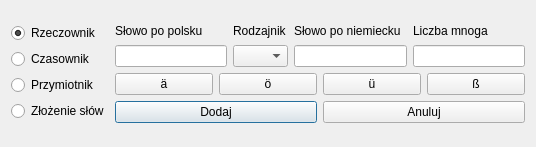
<?xml version="1.0" encoding="UTF-8"?>
<ui version="4.0">
 <class>AddWordDialog</class>
 <widget class="QDialog" name="AddWordDialog">
  <property name="geometry">
   <rect>
    <x>0</x>
    <y>0</y>
    <width>536</width>
    <height>147</height>
   </rect>
  </property>
  <property name="windowTitle">
   <string>Dialog</string>
  </property>
  <layout class="QVBoxLayout" name="verticalLayout_3">
   <item>
    <layout class="QHBoxLayout" name="horizontalLayout_3">
     <item>
      <layout class="QVBoxLayout" name="verticalLayout_2">
       <item>
        <widget class="QRadioButton" name="radioButton_Rzeczownik">
         <property name="text">
          <string>Rzeczownik</string>
         </property>
         <property name="checked">
          <bool>true</bool>
         </property>
        </widget>
       </item>
       <item>
        <widget class="QRadioButton" name="radioButton_Czasownik">
         <property name="text">
          <string>Czasownik</string>
         </property>
         <property name="checked">
          <bool>false</bool>
         </property>
        </widget>
       </item>
       <item>
        <widget class="QRadioButton" name="radioButton_Przymiotnik">
         <property name="text">
          <string>Przymiotnik</string>
         </property>
        </widget>
       </item>
       <item>
        <widget class="QRadioButton" name="radioButton_ZlozenieSlow">
         <property name="text">
          <string>Złożenie słów</string>
         </property>
        </widget>
       </item>
      </layout>
     </item>
     <item>
      <layout class="QVBoxLayout" name="verticalLayout">
       <item>
        <layout class="QGridLayout" name="gridLayout">
         <item row="0" column="0">
          <widget class="QLabel" name="label_wordInPolish">
           <property name="text">
            <string>Słowo po polsku</string>
           </property>
          </widget>
         </item>
         <item row="0" column="1">
          <widget class="QLabel" name="label_Rodzajnik">
           <property name="sizePolicy">
            <sizepolicy hsizetype="MinimumExpanding" vsizetype="MinimumExpanding">
             <horstretch>0</horstretch>
             <verstretch>0</verstretch>
            </sizepolicy>
           </property>
           <property name="minimumSize">
            <size>
             <width>55</width>
             <height>16</height>
            </size>
           </property>
           <property name="maximumSize">
            <size>
             <width>55</width>
             <height>16</height>
            </size>
           </property>
           <property name="text">
            <string>Rodzajnik</string>
           </property>
          </widget>
         </item>
         <item row="0" column="2">
          <widget class="QLabel" name="label_wordInGerman">
           <property name="text">
            <string>Słowo po niemiecku</string>
           </property>
          </widget>
         </item>
         <item row="1" column="3">
          <widget class="QLineEdit" name="lineEdit_pluralWordInGerman"/>
         </item>
         <item row="1" column="0">
          <widget class="QLineEdit" name="lineEdit_wordInPolish">
           <property name="text">
            <string/>
           </property>
          </widget>
         </item>
         <item row="1" column="2">
          <widget class="QLineEdit" name="lineEdit_wordInGerman"/>
         </item>
         <item row="0" column="3">
          <widget class="QLabel" name="label_pluralWordInGerman">
           <property name="text">
            <string>Liczba mnoga</string>
           </property>
          </widget>
         </item>
         <item row="1" column="1">
          <widget class="QComboBox" name="comboBox_article">
           <item>
            <property name="text">
             <string/>
            </property>
           </item>
           <item>
            <property name="text">
             <string>der</string>
            </property>
           </item>
           <item>
            <property name="text">
             <string>die</string>
            </property>
           </item>
           <item>
            <property name="text">
             <string>das</string>
            </property>
           </item>
          </widget>
         </item>
        </layout>
       </item>
       <item>
        <layout class="QHBoxLayout" name="horizontalLayout">
         <item>
          <widget class="QPushButton" name="pushButton_umlaut_a">
           <property name="focusPolicy">
            <enum>Qt::NoFocus</enum>
           </property>
           <property name="locale">
            <locale language="German" country="Germany"/>
           </property>
           <property name="text">
            <string>ä</string>
           </property>
          </widget>
         </item>
         <item>
          <widget class="QPushButton" name="pushButton_umlaut_o">
           <property name="focusPolicy">
            <enum>Qt::NoFocus</enum>
           </property>
           <property name="text">
            <string>ö</string>
           </property>
          </widget>
         </item>
         <item>
          <widget class="QPushButton" name="pushButton_umlaut_u">
           <property name="focusPolicy">
            <enum>Qt::NoFocus</enum>
           </property>
           <property name="text">
            <string>ü</string>
           </property>
          </widget>
         </item>
         <item>
          <widget class="QPushButton" name="pushButton_scharfes_s">
           <property name="focusPolicy">
            <enum>Qt::NoFocus</enum>
           </property>
           <property name="text">
            <string>ß</string>
           </property>
          </widget>
         </item>
        </layout>
       </item>
       <item>
        <layout class="QHBoxLayout" name="horizontalLayout_2">
         <item>
          <widget class="QPushButton" name="AddWord_Button">
           <property name="text">
            <string>Dodaj</string>
           </property>
          </widget>
         </item>
         <item>
          <widget class="QPushButton" name="Cancel_Button">
           <property name="text">
            <string>Anuluj</string>
           </property>
          </widget>
         </item>
        </layout>
       </item>
      </layout>
     </item>
    </layout>
   </item>
  </layout>
 </widget>
 <tabstops>
  <tabstop>lineEdit_wordInPolish</tabstop>
  <tabstop>lineEdit_wordInGerman</tabstop>
  <tabstop>lineEdit_pluralWordInGerman</tabstop>
  <tabstop>radioButton_Czasownik</tabstop>
  <tabstop>radioButton_Przymiotnik</tabstop>
  <tabstop>radioButton_ZlozenieSlow</tabstop>
  <tabstop>AddWord_Button</tabstop>
  <tabstop>Cancel_Button</tabstop>
 </tabstops>
 <resources/>
 <connections/>
</ui>
